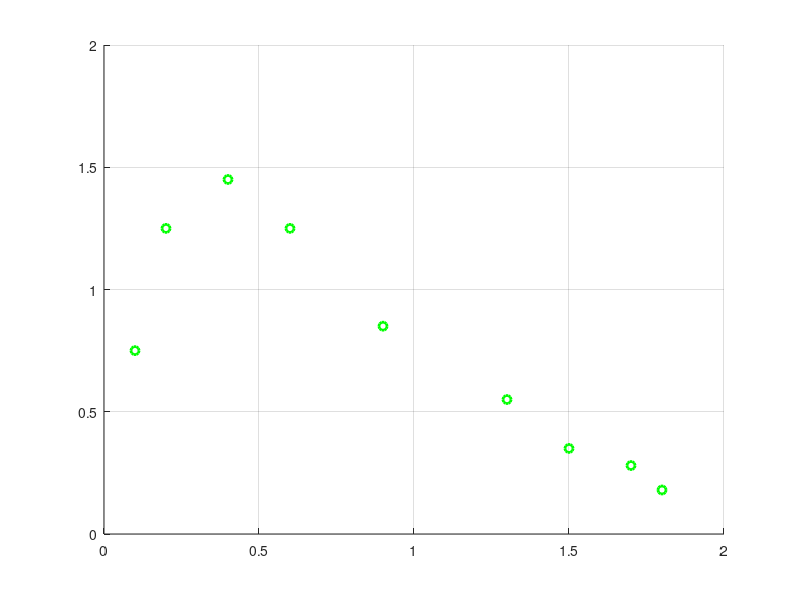

Reproduce this figure in MATLAB. (Note: this script raises an error after producing the figure.)
function lista5()
  clc;

  x = [0.1; 0.2; 0.4; 0.6; 0.9; 1.3; 1.5; 1.7; 1.8];
  y = [0.75; 1.25; 1.45; 1.25; 0.85; 0.55; 0.35; 0.28; 0.18];
  ordem = 2;
  xx = 18;

  n = 5;
  l = zeros(n+1,n+1);
  z = 6;
  coef = calcularPolinomio(x,y,ordem);
  pred = funcaoPolinomial(coef,xx);
  pol = polyfit(x,y,ordem);

  plotaGrafico(x, y);
endfunction

function X = calcularPolinomio(x,y,order)
  n = size(x,1);
  if(n<(order+1))
    fprintf("Regressão é impossível.\n\n");
  else
    for(i=1:(order+1))
      for(j=1:i)
        k=i+j-2;
        soma=0;
        for(l=1:n)
          soma = soma + x(l)^k;
        endfor
        a(i,j) = soma;
        a(j,i) = soma;
      endfor
      soma = 0;
      for(l=1:n)
        soma = soma + y(l)*x(l)^(i-1);
      endfor
      a(i,(order+2))=soma;
    endfor
    aA = a(:,1:size(a,2)-1);
    aB = a(:,size(a,2):size(a,2));
    X=aA\aB;
  endif
endfunction

function X = funcaoPolinomial(a,xx)
  som = 0;
  for(i=1:size(a,1))
    som=som + a(i)*xx^(i-1);
  endfor
  X = som;
endfunction

function [r2,r] = coeficienteDeterminacao(x,y,a)
  sr=0;
  st=0;
  for(i=1:size(x,1))
    sr=sr+(y(i)-funcaoPolinomial(a,x(i)))^2;
    st=st+(y(i)-mean(y))^2;
  endfor
  r2=(st-sr)/st;
  r=sqrt(r2);
endfunction

function plotaGrafico(x, y)
    figure(1)
    clf
    grid('on');
    hold('on');

    p1 = plot(x, y, 'linewidth', 2, 'og');
    p2 = plot(xr, getRoot(xr), 'linewidth', 2, 'oxr', 'markersize', 15);

    hold('off');

    # Informações do Gráfico

    set(gca, 'fontsize', 15);
    title(sprintf('F(%.6f) = %.6f, Iteracoes: %d', xr, getRoot(xr), i));
    xlabel('x');
    ylabel('F(x)');
    pause(0.10); # Velocidade das iteracoes
end

